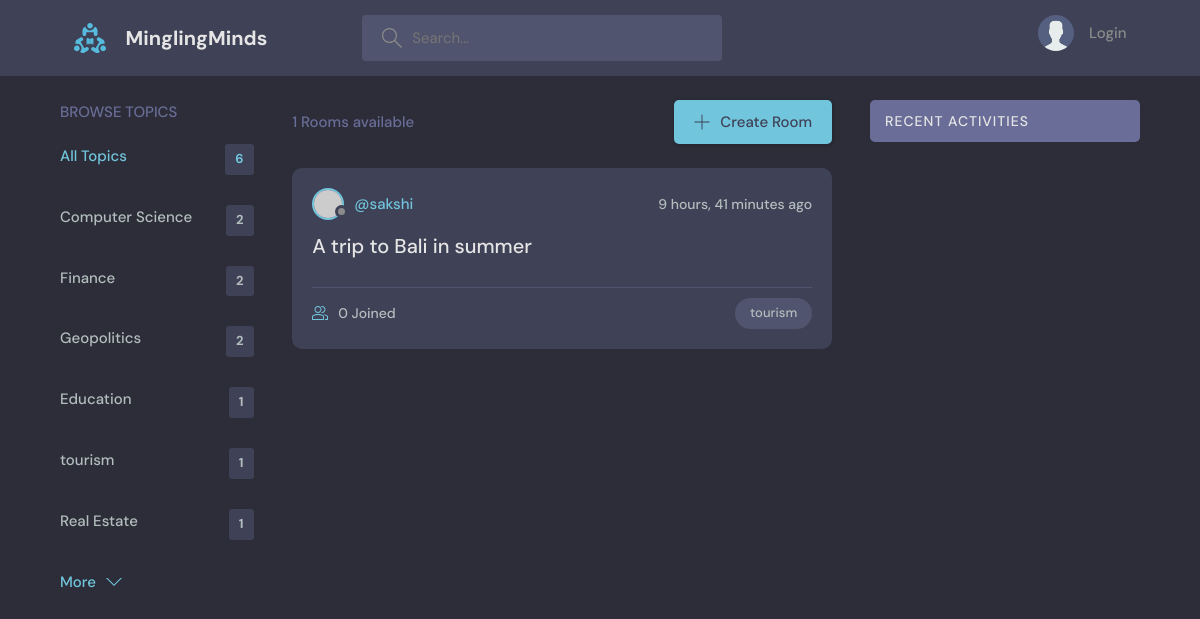
The app's page /?q=tourism, older data.
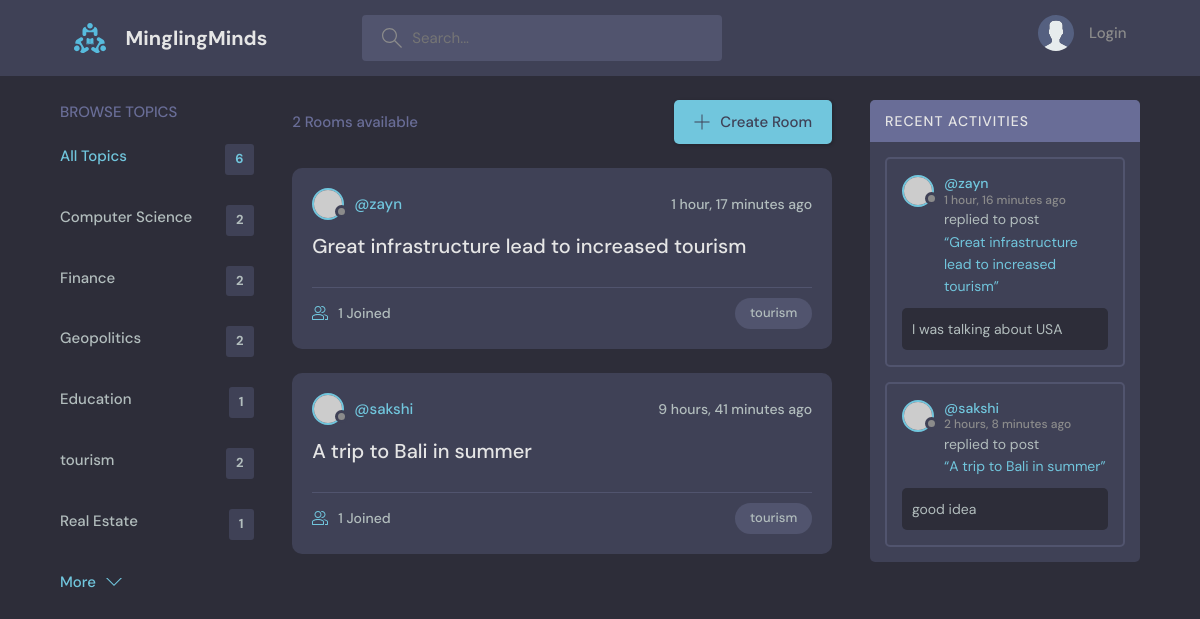
The same page, newer data.
### base/models.py (models this page shows, shortened)
class Topic(models.Model):
    name = models.CharField(max_length=200)

class Room(models.Model):
    host = models.ForeignKey(User, on_delete = models.SET_NULL, null=True)
    topic = models.ForeignKey(Topic, on_delete = models.SET_NULL, null=True)
    name = models.CharField(max_length=200)
    description = models.TextField(null=True, blank=True)
    participants = models.ManyToManyField(User, related_name="participants", blank=True)
    updated = models.DateTimeField(auto_now=True)
    created = models.DateTimeField(auto_now_add=True)
    class Meta:
        ordering = ['-updated', '-created']

class Message(models.Model):
    user = models.ForeignKey(User, on_delete = models.CASCADE)
    room = models.ForeignKey(Room, on_delete = models.CASCADE)
    body = models.TextField()
    updated = models.DateTimeField(auto_now=True)
    created = models.DateTimeField(auto_now_add=True)
    class Meta:
        ordering = ['-updated', '-created']

### base/views.py (the view)
# urls.py: path('', views.home, name="home"),
def home(request):
    q = request.GET.get('q') if request.GET.get('q') != None else ''
    rooms = Room.objects.filter(
        Q(topic__name__icontains=q) |
        Q(name__icontains=q) |
        Q(description__icontains=q) |
        Q(host__username__icontains=q)
    )
    topics = Topic.objects.all()
    room_count = rooms.count()
    room_messages = Message.objects.filter(Q(room__topic__name__icontains=q))
    context = {'rooms':rooms, 'topics':topics, 'room_count':room_count, 'room_messages':room_messages}
    return render(request, 'base/home.html', context)

### base/templates/base/home.html (shortened to what this page needs)
{% extends 'main.html' %}
{% block content %}
<main class="layout layout--3">
      <div class="container">
        {% include 'base/topics_componant.html' %}
        <div class="roomList">
          <div class="roomList__header">
            <div>
              <p>{{ room_count }} Rooms available</p>
            </div>
            <a class="btn btn--main" href="{% url 'create-room' %}">
              <svg version="1.1" xmlns="http://www.w3.org/2000/svg" width="32" height="32" viewBox="0 0 32 32">
                <title>add</title>
                <path
                  d="M16.943 0.943h-1.885v14.115h-14.115v1.885h14.115v14.115h1.885v-14.115h14.115v-1.885h-14.115v-14.115z"
                ></path>
              </svg>
              Create Room
            </a>
          </div>
          {% include 'base/feed_componant.html' %}
        </div>
        {% include 'base/activity_componant.html' %}
      </div>
    </main>
{% endblock content %}

### base/templates/base/topics_componant.html
<div class="topics">
    <div class="topics__header">
      <h2>Browse Topics</h2>
    </div>
    <ul class="topics__list">
      <li>
        <a href="{% url 'home' %}" class="active">All Topics <span>{{ topics.all.count }}</span></a>
      </li>
      {% for topic in topics %}
      <li>
        <a href="{% url 'home' %}?q={{topic.name}}">{{ topic.name }} <span>{{ topic.room_set.all.count }}</span></a>
      </li>
      {% endfor %}
    </ul>
    <a class="btn btn--link" href="topics.html">
      More
      <svg version="1.1" xmlns="http://www.w3.org/2000/svg" width="32" height="32" viewBox="0 0 32 32">
        <title>chevron-down</title>
        <path d="M16 21l-13-13h-3l16 16 16-16h-3l-13 13z"></path>
      </svg>
    </a>
  </div>

### base/templates/base/feed_componant.html (shortened to what this page needs)
{% for room in rooms %}
<div class="roomListRoom">
    <div class="roomListRoom__header">
      <a href="{% url 'user-profile' room.host.id %}" class="roomListRoom__author">
        <div class="avatar avatar--small">
          <img src="https://randomuser.me/api/portraits/women/11.jpg" />
        </div>
        <span>@{{room.host.username}}</span>
      </a>
      <div class="roomListRoom__actions">
        <span>{{room.created | timesince}} ago</span>
      </div>
    </div>
    <div class="roomListRoom__content">
      <a href="{% url 'room' room.id %}">{{room.name}}</a>
    </div>
    <div class="roomListRoom__meta">
      <a href="{% url 'room' room.id %}" class="roomListRoom__joined">
        {{room.participants.all.count}} Joined
      </a>
      <p class="roomListRoom__topic">{{room.topic.name}}</p>
    </div>
  </div>
  {% endfor %}

### base/templates/base/activity_componant.html (shortened to what this page needs)
<div class="activities">
    <div class="activities__header">
      <h2>Recent Activities</h2>
    </div>
    {% for message in room_messages %}
    <div class="activities__box">
      <div class="activities__boxHeader roomListRoom__header">
        <a href="{% url 'user-profile' message.user.id %}" class="roomListRoom__author">
          <div class="avatar avatar--small">
            <img src="https://randomuser.me/api/portraits/women/11.jpg" />
          </div>
          <p>
            @{{message.user}}
            <span>{{message.created|timesince}} ago</span>
          </p>
        </a>
      </div>
      <div class="activities__boxContent">
        <p>replied to post <a href="{% url 'room' message.room.id %}">“{{ message.room.name }}”</a></p>
        <div class="activities__boxRoomContent">
        {{ message.body }}
        </div>
      </div>
    </div>
    {% endfor %}
  </div>

Row changes from the older to the newer data that the page shows:
computed for Topic "tourism": room_set.all.count "1" → "2"
added Room: host.username "zayn", created "1 hour, 17 minutes", name "Great infrastructure lead to increased tourism", participants.all.count "1", topic.name "tourism"
computed for Room "A trip to Bali in summer": participants.all.count "0" → "1"
added Message: user "zayn", created "1 hour, 16 minutes", room.name "Great infrastructure lead to increased tourism", body "I was talking about USA"
added Message: user "sakshi", created "2 hours, 8 minutes", room.name "A trip to Bali in summer", body "good idea"
Text that changed along with them:
{{ room_count }}: "1" → "2"
